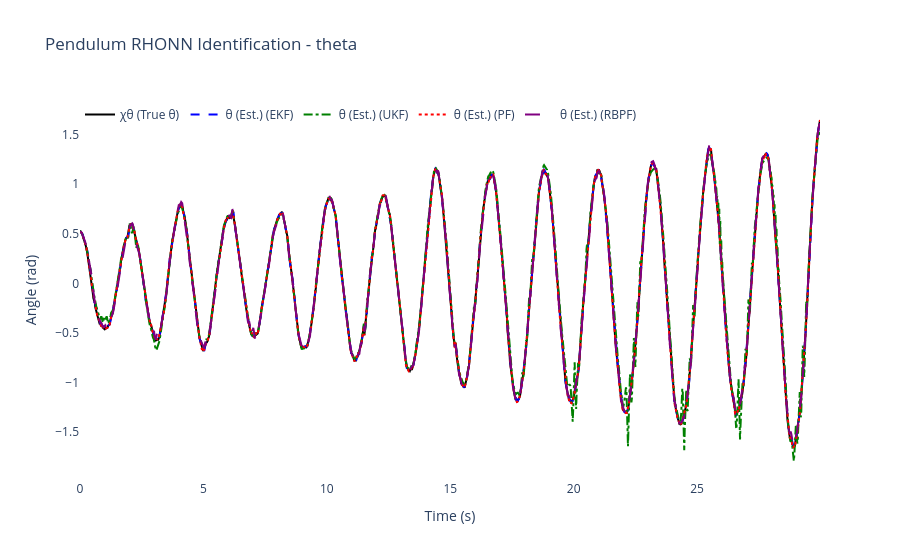
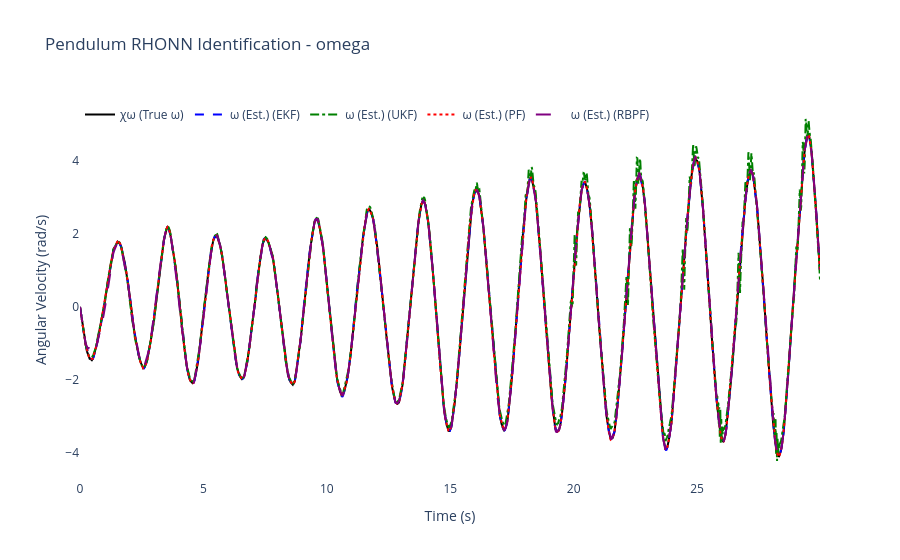
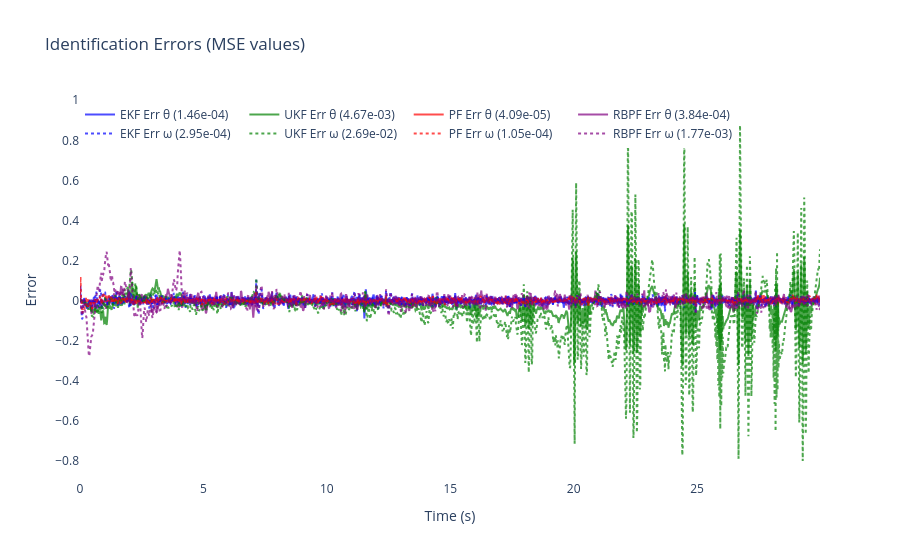
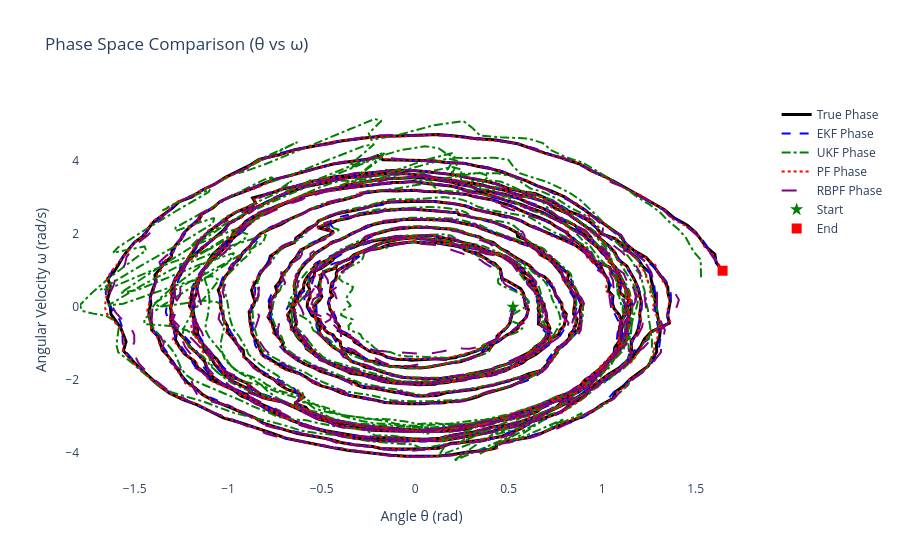

The code cell stored with these charts, in order, in its notebook:
### Code cell
# ============================================================
# 6) Results & plots for Nonlinear Pendulum
# ============================================================

mse_theta_ekf = np.mean((x_true[:, 0] - x_hat_ekf[:, 0])**2)
mse_omega_ekf = np.mean((x_true[:, 1] - x_hat_ekf[:, 1])**2)

mse_theta_ukf = np.mean((x_true[:, 0] - x_hat_ukf[:, 0])**2)
mse_omega_ukf = np.mean((x_true[:, 1] - x_hat_ukf[:, 1])**2)

mse_theta_pf = np.mean((x_true[:, 0] - x_hat_pf[:, 0])**2)
mse_omega_pf = np.mean((x_true[:, 1] - x_hat_pf[:, 1])**2)

mse_theta_rbpf = np.mean((x_true[:, 0] - x_hat_rbpf[:, 0])**2)
mse_omega_rbpf = np.mean((x_true[:, 1] - x_hat_rbpf[:, 1])**2)

mse_total_ekf = mse_theta_ekf + mse_omega_ekf
mse_total_ukf = mse_theta_ukf + mse_omega_ukf
mse_total_pf = mse_theta_pf + mse_omega_pf
mse_total_rbpf = mse_theta_rbpf + mse_omega_rbpf
mse_totals = {'EKF': mse_total_ekf, 'UKF': mse_total_ukf, 'PF': mse_total_pf, 'RBPF': mse_total_rbpf}
best_filter = min(mse_totals, key=mse_totals.get)


print("🎯" + "="*65)
print(f"🏆 MEJOR FILTRO: {best_filter} (MSE total: {mse_totals[best_filter]:.6f})")
print(f"🎲 SEMILLA USADA: {RANDOM_SEED}")
print("="*67)


print(f"\nFinal EKF-RHONN Weights:")
for i in range(2):
    state_names = ['theta', 'omega']
    print(f"  Neuron {i+1} ({state_names[i]}): {ekf_trainer.weights[i]}")

print(f"\nFinal UKF-RHONN Weights:")
for i in range(2):
    state_names = ['theta', 'omega']
    print(f"  Neuron {i+1} ({state_names[i]}): {ukf_trainer.weights[i]}")

print(f"\nFinal PF-RHONN Weight Estimates:")
pf_estimates = pf_trainer.get_estimate()
for i in range(2):
    state_names = ['theta', 'omega']
    print(f"  Neuron {i+1} ({state_names[i]}): {pf_estimates[i]}")

print(f"\nFinal RBPF-RHONN Weight Estimates:")
rbpf_estimates = rbpf_trainer.get_estimate()
for i in range(2):
    state_names = ['theta', 'omega']
    print(f"  Neuron {i+1} ({state_names[i]}): {rbpf_estimates[i]}")

print("\n--- Performance Comparison (MSE) ---")
print(f"EKF  MSE theta: {mse_theta_ekf:.6f}")
print(f"EKF  MSE omega: {mse_omega_ekf:.6f}")
print(f"UKF  MSE theta: {mse_theta_ukf:.6f}")
print(f"UKF  MSE omega: {mse_omega_ukf:.6f}")
print(f"PF   MSE theta: {mse_theta_pf:.6f}")
print(f"PF   MSE omega: {mse_omega_pf:.6f}")
print(f"RBPF MSE theta: {mse_theta_rbpf:.6f}")
print(f"RBPF MSE omega: {mse_omega_rbpf:.6f}")

states_info = [
    {'idx': 0, 'var': 'theta', 'desc': 'Angle', 'y_label': 'Angle (rad)', 'chi': 'χθ (True θ)', 'x': 'θ (Est.)'},
    {'idx': 1, 'var': 'omega', 'desc': 'Angular Velocity', 'y_label': 'Angular Velocity (rad/s)', 'chi': 'χω (True ω)', 'x': 'ω (Est.)'}
]

for state_info in states_info:
    i = state_info['idx']
    trace_plant = go.Scatter(x=t_history, y=x_true[:, i], mode='lines', name=state_info['chi'], line=dict(color='black', width=2))
    trace_ekf = go.Scatter(x=t_history, y=x_hat_ekf[:, i], mode='lines', name=f"{state_info['x']} (EKF)", line=dict(dash='dash', color='blue'))
    trace_ukf = go.Scatter(x=t_history, y=x_hat_ukf[:, i], mode='lines', name=f"{state_info['x']} (UKF)", line=dict(dash='dashdot', color='green'))
    trace_pf = go.Scatter(x=t_history, y=x_hat_pf[:, i], mode='lines', name=f"{state_info['x']} (PF)", line=dict(dash='dot', color='red'))
    trace_rbpf = go.Scatter(x=t_history, y=x_hat_rbpf[:, i], mode='lines', name=f"{state_info['x']} (RBPF)", line=dict(dash='longdash', color='purple'))
    fig = go.Figure([trace_plant, trace_ekf, trace_ukf, trace_pf, trace_rbpf])
    fig.update_layout(title=f'Pendulum RHONN Identification - {state_info["var"]}', xaxis_title='Time (s)', yaxis_title=state_info['y_label'], legend=dict(x=0, y=1, orientation='h'), font=dict(size=12), plot_bgcolor='white', paper_bgcolor='white')
    fig.show()

error_theta_ekf = x_true[:, 0] - x_hat_ekf[:, 0]
error_omega_ekf = x_true[:, 1] - x_hat_ekf[:, 1]
error_theta_ukf = x_true[:, 0] - x_hat_ukf[:, 0]
error_omega_ukf = x_true[:, 1] - x_hat_ukf[:, 1]
error_theta_pf = x_true[:, 0] - x_hat_pf[:, 0]
error_omega_pf = x_true[:, 1] - x_hat_pf[:, 1]
error_theta_rbpf = x_true[:, 0] - x_hat_rbpf[:, 0]
error_omega_rbpf = x_true[:, 1] - x_hat_rbpf[:, 1]

fig2 = go.Figure()
fig2.add_trace(go.Scatter(x=t_history, y=error_theta_ekf, mode='lines', name=f'EKF Err θ ({mse_theta_ekf:.2e})', opacity=0.7, line=dict(color='blue')))
fig2.add_trace(go.Scatter(x=t_history, y=error_theta_ukf, mode='lines', name=f'UKF Err θ ({mse_theta_ukf:.2e})', opacity=0.7, line=dict(color='green')))
fig2.add_trace(go.Scatter(x=t_history, y=error_theta_pf, mode='lines', name=f'PF Err θ ({mse_theta_pf:.2e})', opacity=0.7, line=dict(color='red')))
fig2.add_trace(go.Scatter(x=t_history, y=error_theta_rbpf, mode='lines', name=f'RBPF Err θ ({mse_theta_rbpf:.2e})', opacity=0.7, line=dict(color='purple')))
fig2.add_trace(go.Scatter(x=t_history, y=error_omega_ekf, mode='lines', name=f'EKF Err ω ({mse_omega_ekf:.2e})', opacity=0.7, line=dict(color='blue', dash='dot')))
fig2.add_trace(go.Scatter(x=t_history, y=error_omega_ukf, mode='lines', name=f'UKF Err ω ({mse_omega_ukf:.2e})', opacity=0.7, line=dict(color='green', dash='dot')))
fig2.add_trace(go.Scatter(x=t_history, y=error_omega_pf, mode='lines', name=f'PF Err ω ({mse_omega_pf:.2e})', opacity=0.7, line=dict(color='red', dash='dot')))
fig2.add_trace(go.Scatter(x=t_history, y=error_omega_rbpf, mode='lines', name=f'RBPF Err ω ({mse_omega_rbpf:.2e})', opacity=0.7, line=dict(color='purple', dash='dot')))
fig2.update_layout(title='Identification Errors (MSE values)', xaxis_title='Time (s)', yaxis_title='Error', legend=dict(x=0, y=1, orientation='h'), font=dict(size=12), plot_bgcolor='white', paper_bgcolor='white')
fig2.show()

# Phase space plot (θ vs ω)
fig_phase = go.Figure()
fig_phase.add_trace(go.Scatter(x=x_true[:, 0], y=x_true[:, 1], mode='lines', name='True Phase', line=dict(color='black', width=3)))
fig_phase.add_trace(go.Scatter(x=x_hat_ekf[:, 0], y=x_hat_ekf[:, 1], mode='lines', name='EKF Phase', line=dict(color='blue', width=2, dash='dash')))
fig_phase.add_trace(go.Scatter(x=x_hat_ukf[:, 0], y=x_hat_ukf[:, 1], mode='lines', name='UKF Phase', line=dict(color='green', width=2, dash='dashdot')))
fig_phase.add_trace(go.Scatter(x=x_hat_pf[:, 0], y=x_hat_pf[:, 1], mode='lines', name='PF Phase', line=dict(color='red', width=2, dash='dot')))
fig_phase.add_trace(go.Scatter(x=x_hat_rbpf[:, 0], y=x_hat_rbpf[:, 1], mode='lines', name='RBPF Phase', line=dict(color='purple', width=2, dash='longdash')))
fig_phase.add_trace(go.Scatter(x=[x_true[0, 0]], y=[x_true[0, 1]], mode='markers', name='Start', marker=dict(color='green', size=10, symbol='star')))
fig_phase.add_trace(go.Scatter(x=[x_true[-1, 0]], y=[x_true[-1, 1]], mode='markers', name='End', marker=dict(color='red', size=10, symbol='square')))
fig_phase.update_layout(title='Phase Space Comparison (θ vs ω)', xaxis_title='Angle θ (rad)', yaxis_title='Angular Velocity ω (rad/s)', font=dict(size=12), plot_bgcolor='white', paper_bgcolor='white', showlegend=True)
fig_phase.show()


# === RESUMEN DE RENDIMIENTO CON SEMILLA ===
print("\n📊 MSE Desglosado por Filtro:")
print(f"   EKF: {mse_total_ekf:.6f}  |  UKF: {mse_total_ukf:.6f}  |  PF: {mse_total_pf:.6f}  |  RBPF: {mse_total_rbpf:.6f}")

print("\n⏱️ Tiempo de Entrenamiento por Filtro:")
print(f"   EKF: {training_times['EKF']:.4f}s  |  UKF: {training_times['UKF']:.4f}s  |  PF: {training_times['PF']:.4f}s  |  RBPF: {training_times['RBPF']:.4f}s")
print(f"   Total Simulación: {total_simulation_time:.4f}s")

# Calculate relative computational efficiency
fastest_filter = min(training_times, key=training_times.get)
efficiency_ratios = {name: training_times[name]/training_times[fastest_filter] for name in training_times.keys()}
print("\n🚀 Eficiencia Computacional (relativo al más rápido):")
for name, ratio in efficiency_ratios.items():
    efficiency_pct = 100/ratio if ratio > 0 else 0
    print(f"   {name}: {ratio:.2f}x slower ({efficiency_pct:.1f}% efficiency)")

print(f"\n💡 Para reproducir estos resultados:")
print(f"   Principal: RANDOM_SEED = {RANDOM_SEED}")
print(f"   DE Optim.: DE_SEED = {(RANDOM_SEED + 12345) % 100000}")
print(f"   (Cambia línea 8 en celda 4 para usar semilla principal)")

# --- Parameter summary ---
print("\n--- Optimized Parameter Summary ---")
print(f"EKF params: Q={ekf_trainer.Q[0][0,0]:.3e} R={ekf_trainer.R[0][0]:.3e} P0~{ekf_trainer.P[0][0,0]:.3e} eta={ekf_trainer.eta:.3f}")
print(f"UKF params: alpha={ukf_trainer.alpha:.3e} eta={ukf_trainer.eta:.3f} Qdiag={ukf_trainer.Q[0][0,0]:.3e} R={ukf_trainer.R[0][0]:.3e}")
print(f"PF params: Q_std={pf_trainer.Q_std} R_std={pf_trainer.R_std} ESS_th={pf_trainer.ess_threshold:.1f} n_particles={pf_trainer.n_particles}")
print(f"RBPF params: Q_std={rbpf_trainer.Q_std} R_std={rbpf_trainer.R_std} ESS_th={rbpf_trainer.ess_threshold:.1f} n_particles={rbpf_trainer.n_particles} linear_dims={rbpf_trainer.n_linear}/{rbpf_trainer.num_weights_per_neuron}")

print("\nOptimization + simulation complete.")

# 58865

### Figure 1 — Plotly figure (JSON) as saved in the notebook; plotly's stock layout.template omitted (floating-point values rounded to 4 significant figures; data arrays with more than 128 entries replaced by an {"elided": "..."} marker saying what was removed)
{"data": [{"line": {"color": "black", "width": 2}, "mode": "lines", "name": "χθ (True θ)", "type": "scatter", "x": {"elided": "1500 float values"}, "y": {"elided": "1500 float values"}}, {"line": {"color": "blue", "dash": "dash"}, "mode": "lines", "name": "θ (Est.) (EKF)", "type": "scatter", "x": {"elided": "1500 float values"}, "y": {"elided": "1500 float values"}}, {"line": {"color": "green", "dash": "dashdot"}, "mode": "lines", "name": "θ (Est.) (UKF)", "type": "scatter", "x": {"elided": "1500 float values"}, "y": {"elided": "1500 float values"}}, {"line": {"color": "red", "dash": "dot"}, "mode": "lines", "name": "θ (Est.) (PF)", "type": "scatter", "x": {"elided": "1500 float values"}, "y": {"elided": "1500 float values"}}, {"line": {"color": "purple", "dash": "longdash"}, "mode": "lines", "name": "θ (Est.) (RBPF)", "type": "scatter", "x": {"elided": "1500 float values"}, "y": {"elided": "1500 float values"}}], "layout": {"font": {"size": 12}, "legend": {"orientation": "h", "x": 0, "y": 1}, "paper_bgcolor": "white", "plot_bgcolor": "white", "title": {"text": "Pendulum RHONN Identification - theta"}, "xaxis": {"title": {"text": "Time (s)"}}, "yaxis": {"title": {"text": "Angle (rad)"}}}}

### Figure 2 — Plotly figure (JSON) as saved in the notebook; plotly's stock layout.template omitted (floating-point values rounded to 4 significant figures; data arrays with more than 128 entries replaced by an {"elided": "..."} marker saying what was removed)
{"data": [{"line": {"color": "black", "width": 2}, "mode": "lines", "name": "χω (True ω)", "type": "scatter", "x": {"elided": "1500 float values"}, "y": {"elided": "1500 float values"}}, {"line": {"color": "blue", "dash": "dash"}, "mode": "lines", "name": "ω (Est.) (EKF)", "type": "scatter", "x": {"elided": "1500 float values"}, "y": {"elided": "1500 float values"}}, {"line": {"color": "green", "dash": "dashdot"}, "mode": "lines", "name": "ω (Est.) (UKF)", "type": "scatter", "x": {"elided": "1500 float values"}, "y": {"elided": "1500 float values"}}, {"line": {"color": "red", "dash": "dot"}, "mode": "lines", "name": "ω (Est.) (PF)", "type": "scatter", "x": {"elided": "1500 float values"}, "y": {"elided": "1500 float values"}}, {"line": {"color": "purple", "dash": "longdash"}, "mode": "lines", "name": "ω (Est.) (RBPF)", "type": "scatter", "x": {"elided": "1500 float values"}, "y": {"elided": "1500 float values"}}], "layout": {"font": {"size": 12}, "legend": {"orientation": "h", "x": 0, "y": 1}, "paper_bgcolor": "white", "plot_bgcolor": "white", "title": {"text": "Pendulum RHONN Identification - omega"}, "xaxis": {"title": {"text": "Time (s)"}}, "yaxis": {"title": {"text": "Angular Velocity (rad/s)"}}}}

### Figure 3 — Plotly figure (JSON) as saved in the notebook; plotly's stock layout.template omitted (floating-point values rounded to 4 significant figures; data arrays with more than 128 entries replaced by an {"elided": "..."} marker saying what was removed)
{"data": [{"line": {"color": "blue"}, "mode": "lines", "name": "EKF Err θ (1.46e-04)", "opacity": 0.7, "type": "scatter", "x": {"elided": "1500 float values"}, "y": {"elided": "1500 float values"}}, {"line": {"color": "green"}, "mode": "lines", "name": "UKF Err θ (4.67e-03)", "opacity": 0.7, "type": "scatter", "x": {"elided": "1500 float values"}, "y": {"elided": "1500 float values"}}, {"line": {"color": "red"}, "mode": "lines", "name": "PF Err θ (4.09e-05)", "opacity": 0.7, "type": "scatter", "x": {"elided": "1500 float values"}, "y": {"elided": "1500 float values"}}, {"line": {"color": "purple"}, "mode": "lines", "name": "RBPF Err θ (3.84e-04)", "opacity": 0.7, "type": "scatter", "x": {"elided": "1500 float values"}, "y": {"elided": "1500 float values"}}, {"line": {"color": "blue", "dash": "dot"}, "mode": "lines", "name": "EKF Err ω (2.95e-04)", "opacity": 0.7, "type": "scatter", "x": {"elided": "1500 float values"}, "y": {"elided": "1500 float values"}}, {"line": {"color": "green", "dash": "dot"}, "mode": "lines", "name": "UKF Err ω (2.69e-02)", "opacity": 0.7, "type": "scatter", "x": {"elided": "1500 float values"}, "y": {"elided": "1500 float values"}}, {"line": {"color": "red", "dash": "dot"}, "mode": "lines", "name": "PF Err ω (1.05e-04)", "opacity": 0.7, "type": "scatter", "x": {"elided": "1500 float values"}, "y": {"elided": "1500 float values"}}, {"line": {"color": "purple", "dash": "dot"}, "mode": "lines", "name": "RBPF Err ω (1.77e-03)", "opacity": 0.7, "type": "scatter", "x": {"elided": "1500 float values"}, "y": {"elided": "1500 float values"}}], "layout": {"font": {"size": 12}, "legend": {"orientation": "h", "x": 0, "y": 1}, "paper_bgcolor": "white", "plot_bgcolor": "white", "title": {"text": "Identification Errors (MSE values)"}, "xaxis": {"title": {"text": "Time (s)"}}, "yaxis": {"title": {"text": "Error"}}}}

### Figure 4 — Plotly figure (JSON) as saved in the notebook; plotly's stock layout.template omitted (floating-point values rounded to 4 significant figures; data arrays with more than 128 entries replaced by an {"elided": "..."} marker saying what was removed)
{"data": [{"line": {"color": "black", "width": 3}, "mode": "lines", "name": "True Phase", "type": "scatter", "x": {"elided": "1500 float values"}, "y": {"elided": "1500 float values"}}, {"line": {"color": "blue", "dash": "dash", "width": 2}, "mode": "lines", "name": "EKF Phase", "type": "scatter", "x": {"elided": "1500 float values"}, "y": {"elided": "1500 float values"}}, {"line": {"color": "green", "dash": "dashdot", "width": 2}, "mode": "lines", "name": "UKF Phase", "type": "scatter", "x": {"elided": "1500 float values"}, "y": {"elided": "1500 float values"}}, {"line": {"color": "red", "dash": "dot", "width": 2}, "mode": "lines", "name": "PF Phase", "type": "scatter", "x": {"elided": "1500 float values"}, "y": {"elided": "1500 float values"}}, {"line": {"color": "purple", "dash": "longdash", "width": 2}, "mode": "lines", "name": "RBPF Phase", "type": "scatter", "x": {"elided": "1500 float values"}, "y": {"elided": "1500 float values"}}, {"marker": {"color": "green", "size": 10, "symbol": "star"}, "mode": "markers", "name": "Start", "type": "scatter", "x": [0.5236], "y": [0]}, {"marker": {"color": "red", "size": 10, "symbol": "square"}, "mode": "markers", "name": "End", "type": "scatter", "x": [1.644], "y": [0.991]}], "layout": {"font": {"size": 12}, "paper_bgcolor": "white", "plot_bgcolor": "white", "showlegend": true, "title": {"text": "Phase Space Comparison (θ vs ω)"}, "xaxis": {"title": {"text": "Angle θ (rad)"}}, "yaxis": {"title": {"text": "Angular Velocity ω (rad/s)"}}}}
